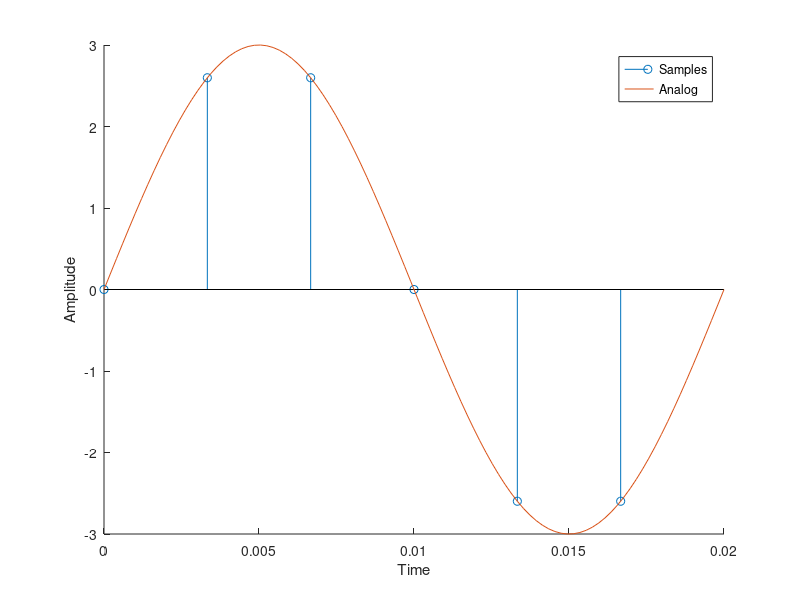

Reproduce this figure in MATLAB.
%!-------------------------------------------------------------------------------------------------
%! DSP HW1 #3d
%!  - Compute samples for one period of x(t) = 3sin(100(pi)t)
%!-------------------------------------------------------------------------------------------------

% Enviorment setup
clear; close all;
n = linspace(0, 5, 6);  % Length of one period
t_n = n ./ 300;         % Sample vector to time vector
t_a = linspace(0, 6, 100) ./ 300;   % CT Vector

% Functions
x_n = 3 * sin(pi * n / 3);
x_a = 3 * sin(100 * pi * t_a);

% Plot
hold on
stem(t_n, x_n)
plot(t_a, x_a)
ylabel('Amplitude')
xlabel('Time')
legend('Samples', 'Analog')
hold off
